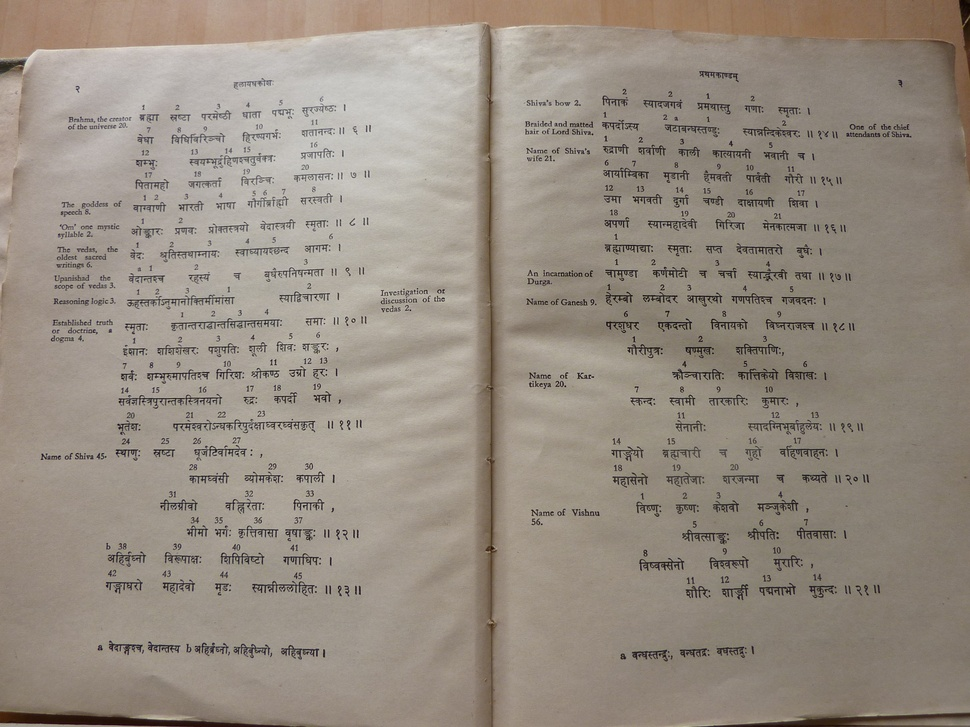
#> input picture resources/book2/o8.jpg, 970 x 727 px, shrunk from 2560 x 1920 before the run, found by its file name
$ python color.py
#> lines starting #> are read from the running program, lines starting #| are printed output that depends on the picture; after the words box and inside, x2 and y2 are one past the last pixel; in counts of white or black regions, pixels touching at a corner belong together
# -*- coding: utf-8 -*-
"""
Created on Fri Mar 27 01:16:21 2015

@author: suryo
"""

import cv2
import numpy as np

lower_black = np.array([0,0,0])
upper_black = np.array([180,255,50])


img = cv2.imread('/home/suryo/Image_Processing_Exercises/resources/book2/o8.jpg')
#> img is the input picture: shape (727, 970, 3); mean B, G, R 130.3, 141.5, 151.5
hsv = cv2.cvtColor(img, cv2.COLOR_BGR2HSV)
#> hsv: shape (727, 970, 3); mean H, S, V 17.2, 37.4, 151.5

mask = cv2.inRange(hsv, lower_black, upper_black)
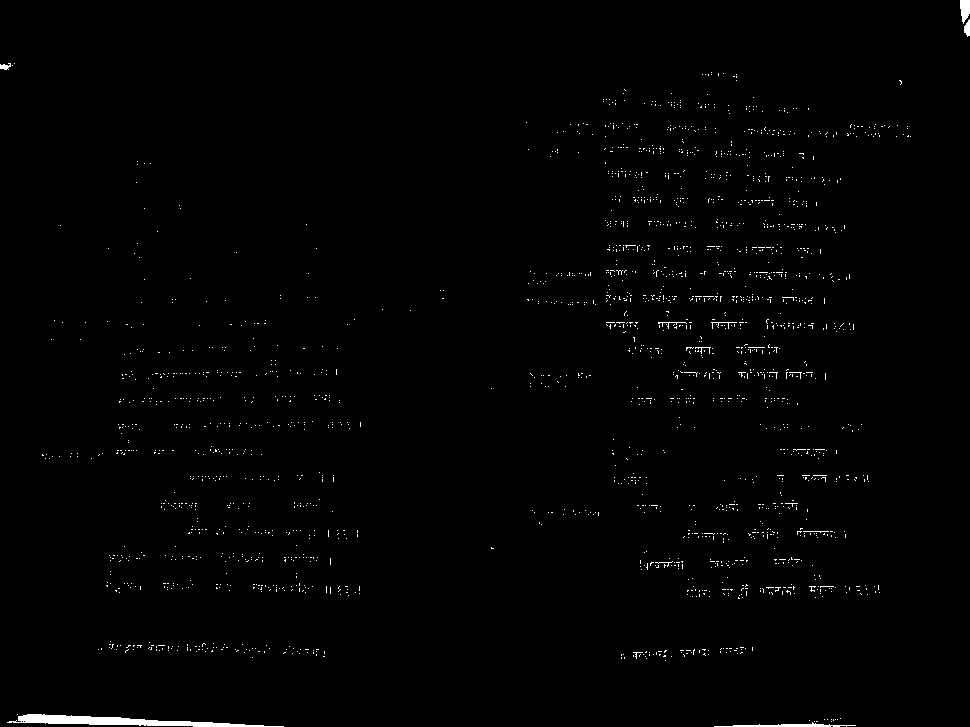
#> mask: shape (727, 970); 0.87% white; 2086 white regions (2076 under 20 px), largest, box (x1, y1, x2, y2) and area: (7, 714, 284, 727) 1548, (714, 722, 856, 727) 298, (960, 0, 970, 24) 180


cv2.imshow('img', img)
cv2.imshow('mask', mask)

cv2.waitKey(0)
cv2.destroyAllWindows()

$ run again, with resources/book2/o10.jpg copied over resources/book2/o8.jpg
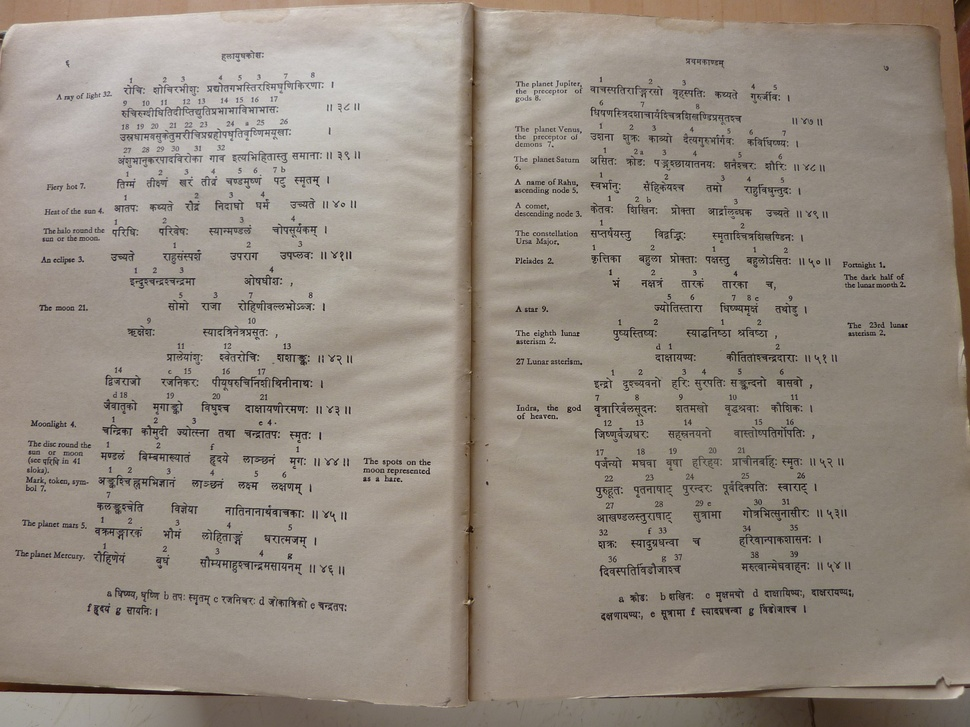
#> input picture resources/book2/o10.jpg, 970 x 727 px, shrunk from 2560 x 1920 before the run, found by its file name
#> img is the input picture: shape (727, 970, 3); mean B, G, R 130.2, 140.4, 150
#> hsv: shape (727, 970, 3); mean H, S, V 17.4, 36, 150
#> `mask = cv2.inRange(hsv, lower_black, upper_black)`:
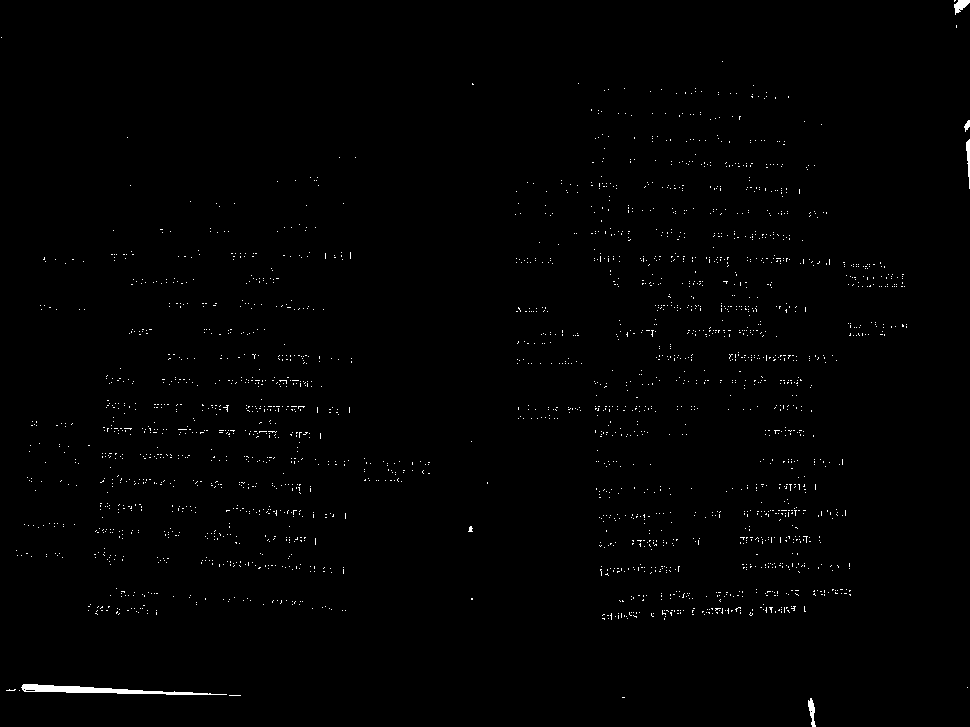
#> mask: shape (727, 970); 0.74% white in thin lines or dots

$ run again, with resources/book2/o11.jpg copied over resources/book2/o8.jpg
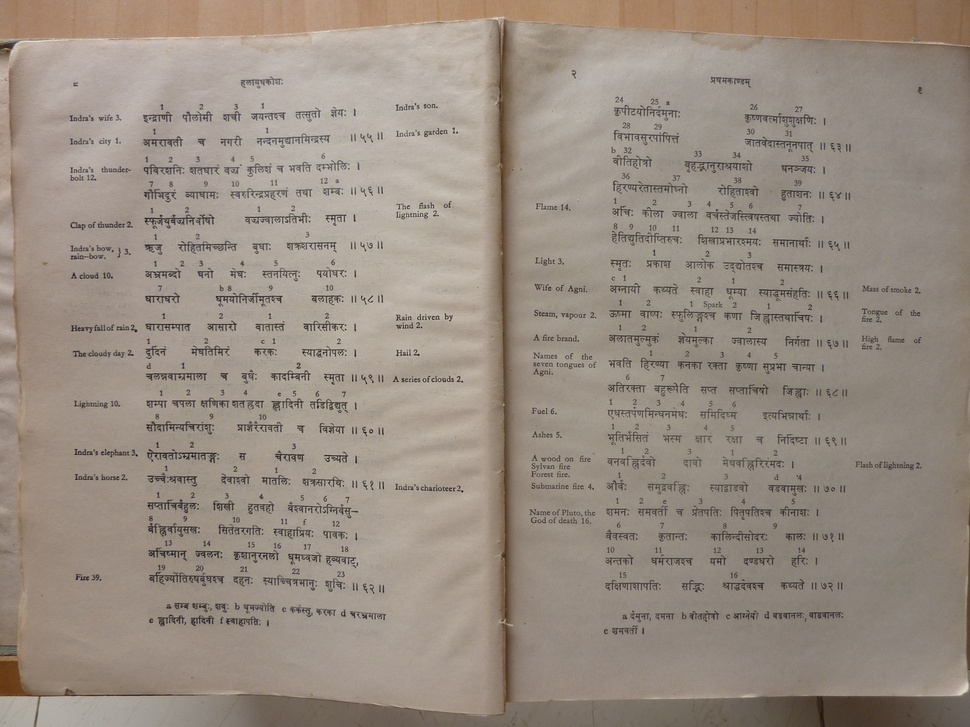
#> input picture resources/book2/o11.jpg, 970 x 727 px, shrunk from 2560 x 1920 before the run, found by its file name
#> img is the input picture: shape (727, 970, 3); mean B, G, R 130.8, 141.9, 153.4
#> hsv: shape (727, 970, 3); mean H, S, V 15.3, 38.4, 153.4
#> `mask = cv2.inRange(hsv, lower_black, upper_black)`:
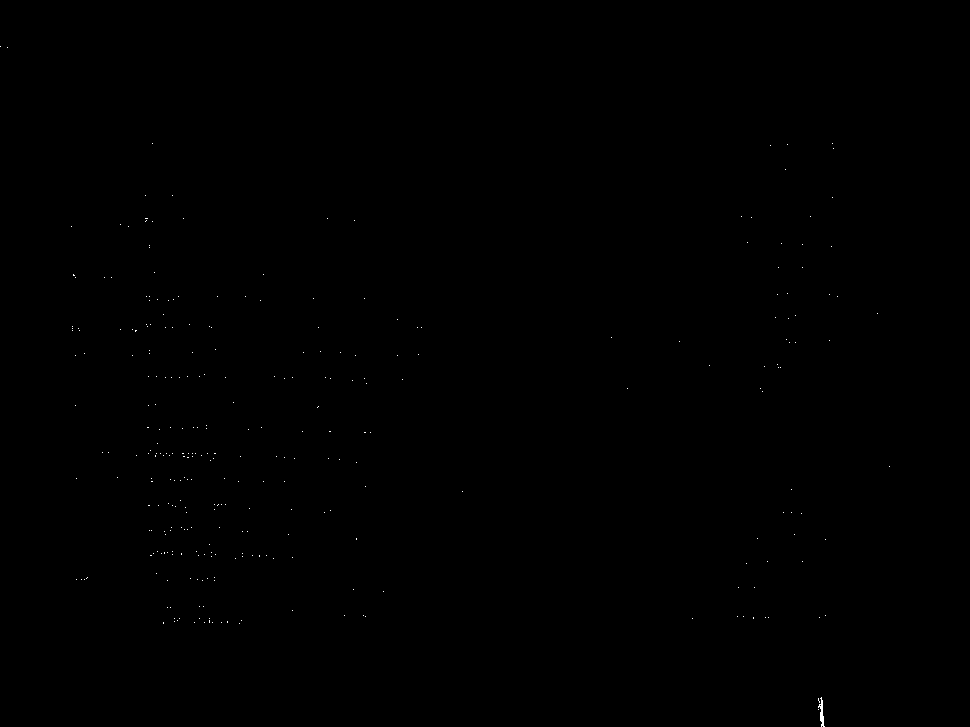
#> mask: shape (727, 970); 0.06% white in thin lines or dots, all inside (x1, y1, x2, y2) = (0, 46, 890, 727)

$ run again, with resources/book2/o12.jpg copied over resources/book2/o8.jpg
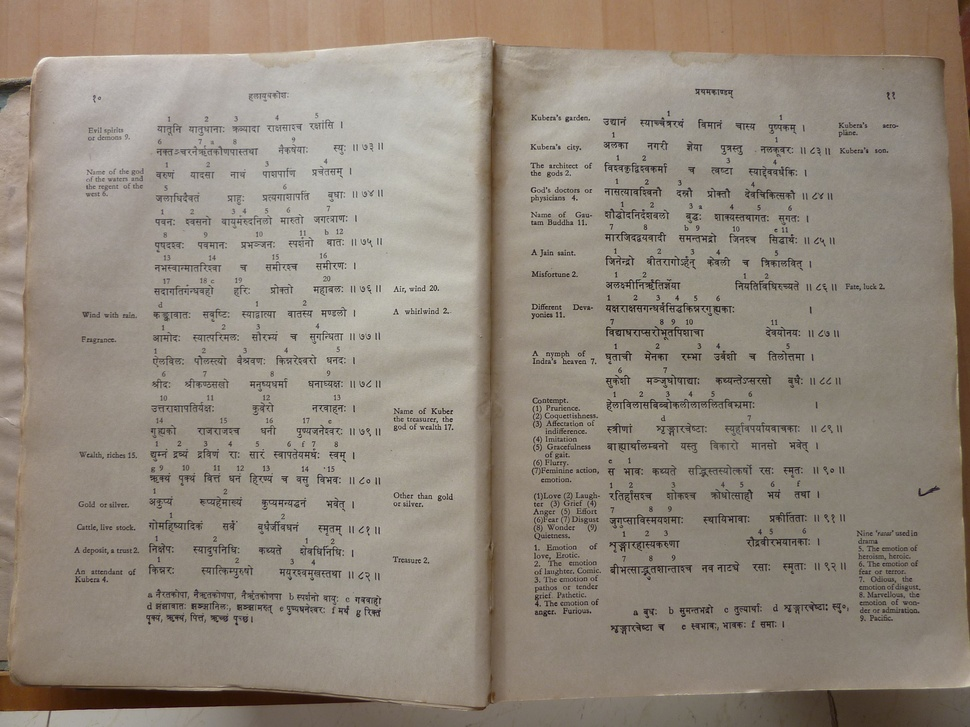
#> input picture resources/book2/o12.jpg, 970 x 727 px, shrunk from 2560 x 1920 before the run, found by its file name
#> img is the input picture: shape (727, 970, 3); mean B, G, R 125.5, 137.4, 147.2
#> hsv: shape (727, 970, 3); mean H, S, V 17.6, 40.2, 147.2
#> `mask = cv2.inRange(hsv, lower_black, upper_black)`:
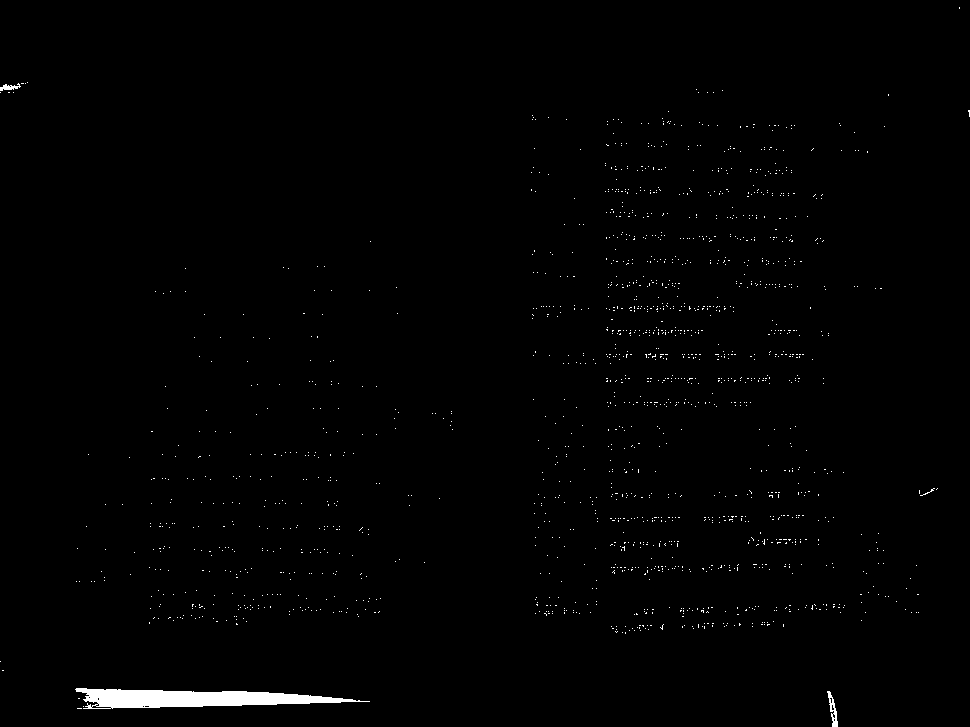
#> mask: shape (727, 970); 0.87% white; 1640 white regions (1636 under 20 px), largest, box (x1, y1, x2, y2) and area: (75, 688, 370, 709) 3646, (827, 691, 838, 727) 159, (0, 83, 21, 91) 83, (920, 488, 935, 496) 21
